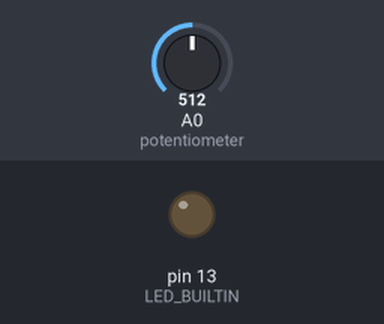
A sketch run on a simulated Arduino Uno, built with avr-gcc and run on an emulated ATmega328P. On the bench: output pins drawn as LEDs (lit = HIGH). The inputs (shaded band) are chosen by the test bench; at power-on: A0 (potentiometer) = 512.

Above: at 1.2 s.
1.3 s: A0 (potentiometer) set to 524
At 2.0 s:
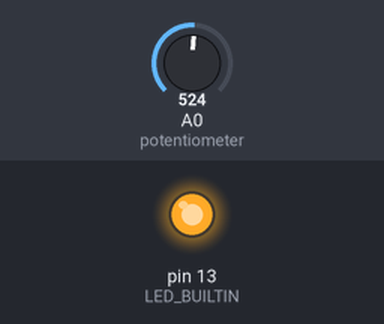
2.8 s: A0 (potentiometer) set to 511
At 3.2 s:
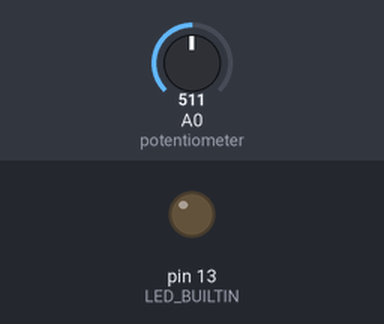
4.3 s: A0 (potentiometer) set to 716
At 5.5 s:
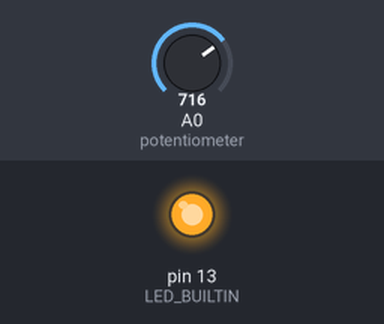
Timing chart, 0 to 7.3 s (numbered marks = the images above; inputs shaded):
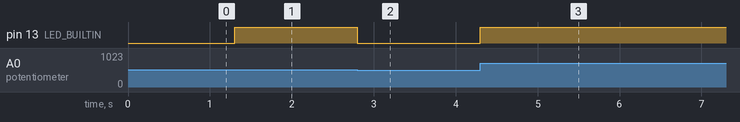

Measured:
- the behaviour switches between 514 and 515 on A0 (potentiometer) (found by bisection; images 0 and 1)
- after the input at 1.3 s, pin 13 (LED_BUILTIN): LOW → HIGH at once
- after the input at 2.8 s, pin 13 (LED_BUILTIN): HIGH → LOW at once
- after the input at 4.3 s, pin 13 (LED_BUILTIN): LOW → HIGH at once

The sketch:

led_control_using_potentiometer.ino
```cpp
void setup()
{
  // put your setup code here, to run once:
}

void loop()
{
  // put your main code here, to run repeatedly:
  int value = analogRead(A0);                 //reading value of voltage across potentiometer
  int ledValue = map(value, 0, 1024, 0, 255); //converting value to suitable format
  analogWrite(LED_BUILTIN, ledValue);         //giving modified value as input to the led
}
```
